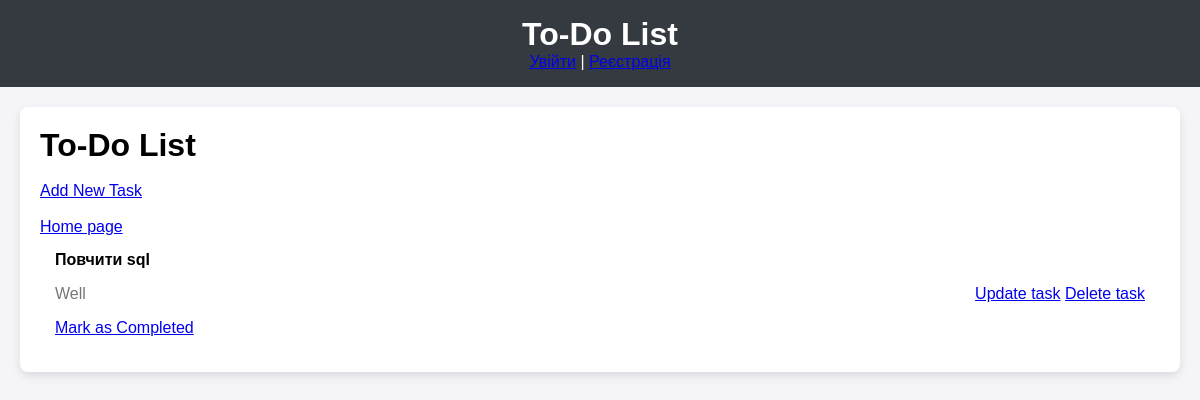
Before: /task/ with the older database file.
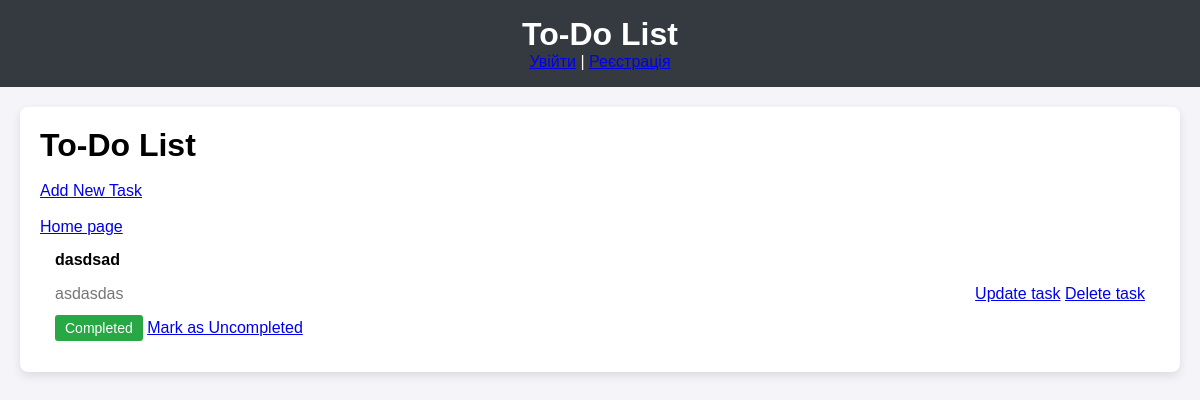
After: the same page with the newer database file.
### to_do_app/models.py (models this page shows, shortened)
class Task(models.Model):
    task_name = models.CharField(max_length=255)
    description = models.CharField(max_length=255)
    data_added = models.DateField(auto_now_add=True)
    complete = models.BooleanField(default=False)

### to_do_app/views.py (the view)
# urls.py: path('task/', views.task_list, name='task-list'),
def task_list(request):
    tasks = Task.objects.all()
    return render(request, 'todo/task_list.html', {'tasks': tasks})

### to_do_app/templates/todo/task_list.html (shortened to what this page needs)
{% extends 'todo/base.html' %}
{% block content %}
    <div class="task-list">
        <h2 class="text-center mb-4">To-Do List</h2>
        <br>
        <div class="task-actions">
            <a href="{% url 'add_task' %}" class="btn btn-primary btn-sm">Add New Task</a>
            <br>
            <br>
          <a href="{% url 'Home'%}" class="btn btn-outline-danger">Home page </a>
        </div>
        {% for task in tasks %}
            <div class="task-item">
                <div>
                    <span class="task-title">{{ task.task_name }}</span>
                    <p class="task-description">{{ task.description }}</p>
                    {% if task.complete %}
                        <span class="completed">Completed</span>
                        <a href="{% url 'task_complete' task.pk %}" class="btn btn-sm btn-outline-info">Mark as Uncompleted</a>
                    {% else %}
                        <a href="{% url 'task_complete' task.pk %}" class="btn btn-sm btn-success">Mark as Completed</a>
                    {% endif %}
                </div>
                <div class="task-actions">
                    <a href="{% url 'update_task' task.pk%}" class="btn btn-outline-warning">Update task</a>
                    <a href="{% url 'delete_task' task.pk %}" class="btn btn-outline-danger">Delete task </a>
                </div>
            </div>
        {% empty %}
            <p class="text-center">No tasks available. Start by adding a task!</p>
        {% endfor %}
    </div>
{% endblock %}

Changed rows visible on the page:
removed Task: task_name "Повчити sql", description "Well", complete "Mark as Completed"
added Task: task_name "dasdsad", description "asdasdas", complete "Completed"
